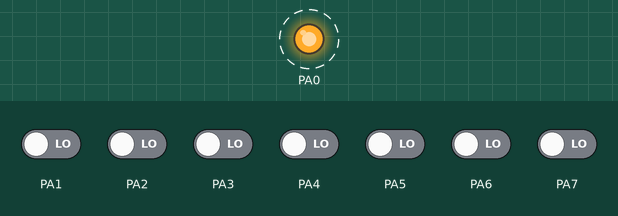
The program below on a simulated ATmega32, built with avr-gcc and emulated at 1 MHz. Shown: output pins drawn as LEDs (lit = HIGH). Dashed ring = blinking. The test bench sets the inputs (shaded band); at power-on: PA1–7 LOW.

Above: at 0.2 s.
Timing chart, 0 to 3.0 s (numbered marks = the images above):
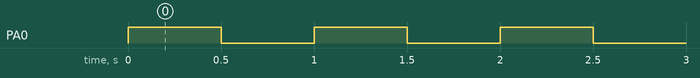

Measured:
- by itself, PA0: alternates HIGH for 0.50 s and LOW for 0.50 s

The program:

main.c
```c
/*
 * GPIO_ATMEGA32_DRIVER.c
 *
 * Created: 19/04/2019 01:47:31 م
 * Author : Azazi
 */

#include "MicroConfig.h"
#include "STD_TYPES.h"
#include "MACROS.h"
#include <util/delay.h>


int main(void)
{
    /* Replace with your application code */
	GPIO_OutputConfig(PORTA_DIRREG_ADDRESS,PORTA_OUTPUTBLOCK_ADDRESS,OUT_PASS,0);
    while (1)
    {
		TOGGLE_BIT(PORTA_OUTPUTREG,0);
		_delay_ms(500);
    }
}
```

MicroConfig.c
```c
/*
 * MicroConfig.c
 *
 * Created: 19/04/2019 09:07:43 م
 *  Author: Azazi
 */
#include "MicroConfig.h"

void GPIO_InputConfig(volatile uint8* DIRREG_address,volatile uint8* inputMode_address,Input_Mode Mode,uint8 pin_number){
	CLEAR_BIT(*DIRREG_address,pin_number);
	CLEAR_BIT(*inputMode_address,pin_number);
	*inputMode_address|=(Mode<<pin_number);
}
void GPIO_OutputConfig(volatile uint8* DIRREG_address,volatile uint8* outputMode_address,Output_Mode Mode,uint8 pin_number){
	SET_BIT(*DIRREG_address,pin_number);
	CLEAR_BIT(*outputMode_address,pin_number);
	*outputMode_address|=(Mode<<pin_number);
}
void Digital_Write(volatile uint8* outputREG_address,uint8 pin_number,IO_Signal signal){
	CLEAR_BIT(*outputREG_address,pin_number);
	*outputREG_address|=(signal<<pin_number);
}
IO_Signal Digital_Read(volatile uint8 * inputREG_address, uint8 pin_number){
	if(IS_BIT_SET(*inputREG_address,pin_number)){
		return HIGH;
	}
	return LOW;
}
```

MicroConfig.h
```c
/*
 * MicroConfig.h
 *
 * Created: 19/04/2019 07:55:27 م
 *  Author: Azazi
 */


#ifndef MICROCONFIG_H_
#define MICROCONFIG_H_
	#define F_CPU	(1000000U)
	#include "STD_TYPES.h"
	#include "MACROS.h"

	#define PORTA_DIRREG_ADDRESS			((volatile uint8*)(0x3A))
	#define PORTA_OUTPUTREG_ADDRESS			((volatile uint8*)(0x3B))
	#define PORTA_INPUTMODE_ADDRESS			((volatile uint8*)(0x3B))
	#define PORTA_INPUTREAD_ADDRESS			((volatile uint8*)(0x39))
	#define PORTA_OUTPUTBLOCK_ADDRESS		((volatile uint8*)(0x39))

	#define PORTB_DIRREG_ADDRESS			((volatile uint8*)(0x37))
	#define PORTB_OUTPUTREG_ADDRESS			((volatile uint8*)(0x38))
	#define PORTB_INPUTMODE_ADDRESS			((volatile uint8*)(0x38))
	#define PORTB_INPUTREAD_ADDRESS			((volatile uint8*)(0x36))
	#define PORTB_OUTPUTBLOCK_ADDRESS		((volatile uint8*)(0x36))

	#define PORTC_DIRREG_ADDRESS			((volatile uint8*)(0x34))
	#define PORTC_OUTPUTREG_ADDRESS			((volatile uint8*)(0x35))
	#define PORTC_INPUTMODE_ADDRESS			((volatile uint8*)(0x35))
	#define PORTC_INPUTREAD_ADDRESS			((volatile uint8*)(0x33))
	#define PORTC_OUTPUTBLOCK_ADDRESS		((volatile uint8*)(0x33))

	#define PORTD_DIRREG_ADDRESS			((volatile uint8*)(0x31))
	#define PORTD_OUTPUTREG_ADDRESS			((volatile uint8*)(0x32))
	#define PORTD_INPUTMODE_ADDRESS			((volatile uint8*)(0x32))
	#define PORTD_INPUTREAD_ADDRESS			((volatile uint8*)(0x30))
	#define PORTD_OUTPUTBLOCK_ADDRESS		((volatile uint8*)(0x30))


	#define PORTA_DIRREG					(*PORTA_DIRREG_ADDRESS)
	#define PORTA_OUTPUTREG					(*PORTA_OUTPUTREG_ADDRESS)
	#define PORTA_INPUTMODE					(*PORTA_INPUTMODE_ADDRESS)
	#define PORTA_INPUTREAD					(*PORTA_INPUTREAD_ADDRESS)
	#define PORTA_OUTPUTBLOCK				(*PORTA_OUTPUTBLOCK_ADDRESS)

	#define PORTB_DIRREG					(*PORTB_DIRREG_ADDRESS)
	#define PORTB_OUTPUTREG					(*PORTB_OUTPUTREG_ADDRESS)
	#define PORTB_INPUTMODE					(*PORTB_INPUTMODE_ADDRESS)
	#define PORTB_INPUTREAD					(*PORTB_INPUTREAD_ADDRESS)
	#define PORTB_OUTPUTBLOCK				(*PORTB_OUTPUTBLOCK_ADDRESS)

	#define PORTC_DIRREG					(*PORTC_DIRREG_ADDRESS)
	#define PORTC_OUTPUTREG					(*PORTC_OUTPUTREG_ADDRESS)
	#define PORTC_INPUTMODE					(*PORTC_INPUTMODE_ADDRESS)
	#define PORTC_INPUTREAD					(*PORTC_INPUTREAD_ADDRESS)
	#define PORTC_OUTPUTBLOCK				(*PORTC_OUTPUTBLOCK_ADDRESS)

	#define PORTD_DIRREG					(*PORTD_DIRREG_ADDRESS)
	#define PORTD_OUTPUTREG					(*PORTD_OUTPUTREG_ADDRESS)
	#define PORTD_INPUTMODE					(*PORTD_INPUTMODE_ADDRESS)
	#define PORTD_INPUTREAD					(*PORTD_INPUTREAD_ADDRESS)
	#define PORTD_OUTPUTBLOCK				(*PORTD_OUTPUTBLOCK_ADDRESS)


	/*PortA*/
	#define	PA0		0
	#define PA1		1
	#define	PA2		2
	#define PA3		3
	#define	PA4		4
	#define PA5		5
	#define	PA6		6
	#define PA7		7

	/*DDRA*/
	#define	DDRA0		0
	#define DDRA1		1
	#define	DDRA2		2
	#define DDRA3		3
	#define	DDRA4		4
	#define DDRA5		5
	#define	DDRA6		6
	#define DDRA7		7

	/*PINA*/
	#define	PINA0		0
	#define PINA1		1
	#define	PINA2		2
	#define PINA3		3
	#define	PINA4		4
	#define PINA5		5
	#define	PINA6		6
	#define PINA7		7

	/*PortB*/
	#define	PB0		0
	#define PB1		1
	#define	PB2		2
	#define PB3		3
	#define	PB4		4
	#define PB5		5
	#define	PB6		6
	#define PB7		7

	/*DDRB*/
	#define	DDRB0		0
	#define DDRB1		1
	#define	DDRB2		2
	#define DDRB3		3
	#define	DDRB4		4
	#define DDRB5		5
	#define	DDRB6		6
	#define DDRB7		7

	/*PINB*/
	#define	PINB0		0
	#define PINB1		1
	#define	PINB2		2
	#define PINB3		3
	#define	PINB4		4
	#define PINB5		5
	#define	PINB6		6
	#define PINB7		7

	/*PortC*/
	#define	PC0		0
	#define PC1		1
	#define	PC2		2
	#define PC3		3
	#define	PC4		4
	#define PC5		5
	#define	PC6		6
	#define PC7		7

	/*DDRC*/
	#define	DDRC0		0
	#define DDRC1		1
	#define	DDRC2		2
	#define DDRC3		3
	#define	DDRC4		4
	#define DDRC5		5
	#define	DDRC6		6
	#define DDRC7		7

	/*PINC*/
	#define	PINC0		0
	#define PINC1		1
	#define	PINC2		2
	#define PINC3		3
	#define	PINC4		4
	#define PINC5		5
	#define	PINC6		6
	#define PINC7		7

	/*PortD*/
	#define	PD0		0
	#define PD1		1
	#define	PD2		2
	#define PD3		3
	#define	PD4		4
	#define PD5		5
	#define	PD6		6
	#define PD7		7

	/*DDRA*/
	#define	DDRD0		0
	#define DDRD1		1
	#define	DDRD2		2
	#define DDRD3		3
	#define	DDRD4		4
	#define DDRD5		5
	#define	DDRD6		6
	#define DDRD7		7

	/*PINA*/
	#define	PIND0		0
	#define PIND1		1
	#define	PIND2		2
	#define PIND3		3
	#define	PIND4		4
	#define PIND5		5
	#define	PIND6		6
	#define PIND7		7


	typedef enum {
			INPUT=0,
			OUTPUT=1,
		}Pin_Mode;

	typedef enum{
			FLOAT_MODE=0,
			PULLUP_MODE=1,
		}Input_Mode;

	typedef enum {
		OUT_PASS=0,
		OUT_BLOCK=1,
	}Output_Mode;

	typedef enum {
			HIGH=1,
			LOW=0,
		}IO_Signal;


	void GPIO_InputConfig(volatile uint8* DIRREG_address,volatile uint8* inputMode_address,Input_Mode Mode,uint8 pin_number);
	void GPIO_OutputConfig(volatile uint8* DIRREG_address,volatile uint8* outputMode_address,Output_Mode Mode,uint8 pin_number);
	void Digital_Write(volatile uint8* outputREG_address,uint8 pin_number,IO_Signal signal);
	IO_Signal Digital_Read(volatile uint8 * inputREG_address, uint8 pin_number);

#endif /* MICROCONFIG_H_ */
```

MACROS.h
```c
/*
 * MACROS.h
 *
 * Created: 19/04/2019 02:02:08 م
 *  Author: Azazi
 */


#ifndef MACROS_H_
#define MACROS_H_

	/*Set a certain bit in a certain register*/
	#define SET_BIT(REG,BIT) (REG|=(1<<BIT))
	/*Clear a certain bit in a certain register*/
	#define CLEAR_BIT(REG,BIT) (REG&=(~(1<<BIT)))
	/*Toggle a certain bit in a certain register*/
	#define TOGGLE_BIT(REG,BIT) (REG^=(1<<BIT))
	/*Check if a certain bit in a certain register is set and return true if yes*/
	#define IS_BIT_SET(REG,BIT) (REG & (1<<BIT))
	/*Check if a certain bit in a certain register is cleared and return true if yes*/
	#define IS_BIT_CLEAR(REG,BIT) (!(REG & (1<<BIT)))


#endif /* MACROS_H_ */
```

STD_TYPES.h
```c
/*
 * STD_TYPES.h
 *
 * Created: 19/04/2019 01:49:28 م
 *  Author: Azazi
 */
#ifndef STD_TYPES_H_
#define STD_TYPES_H_
/* MISRA */
	typedef unsigned char uint8;
	typedef signed char sint8;
	typedef unsigned short uint16;
	typedef signed short sint16;
	typedef unsigned long uint32;
	typedef signed long sint32;
	typedef unsigned long long uint64;
	typedef signed long long sint64;
	typedef float float32;
	typedef double float64;


#endif /* STD_TYPES_H_ */
```
